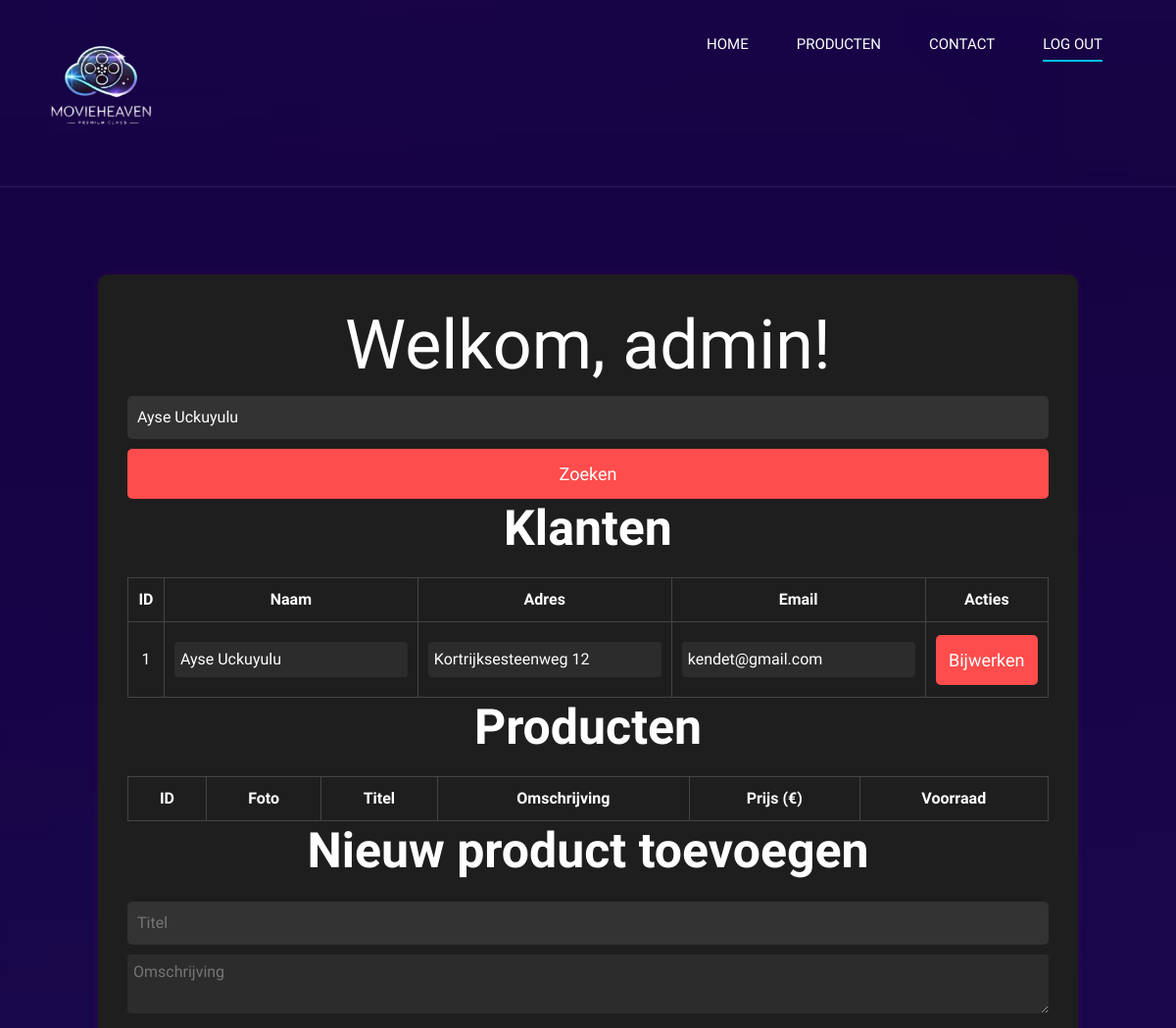
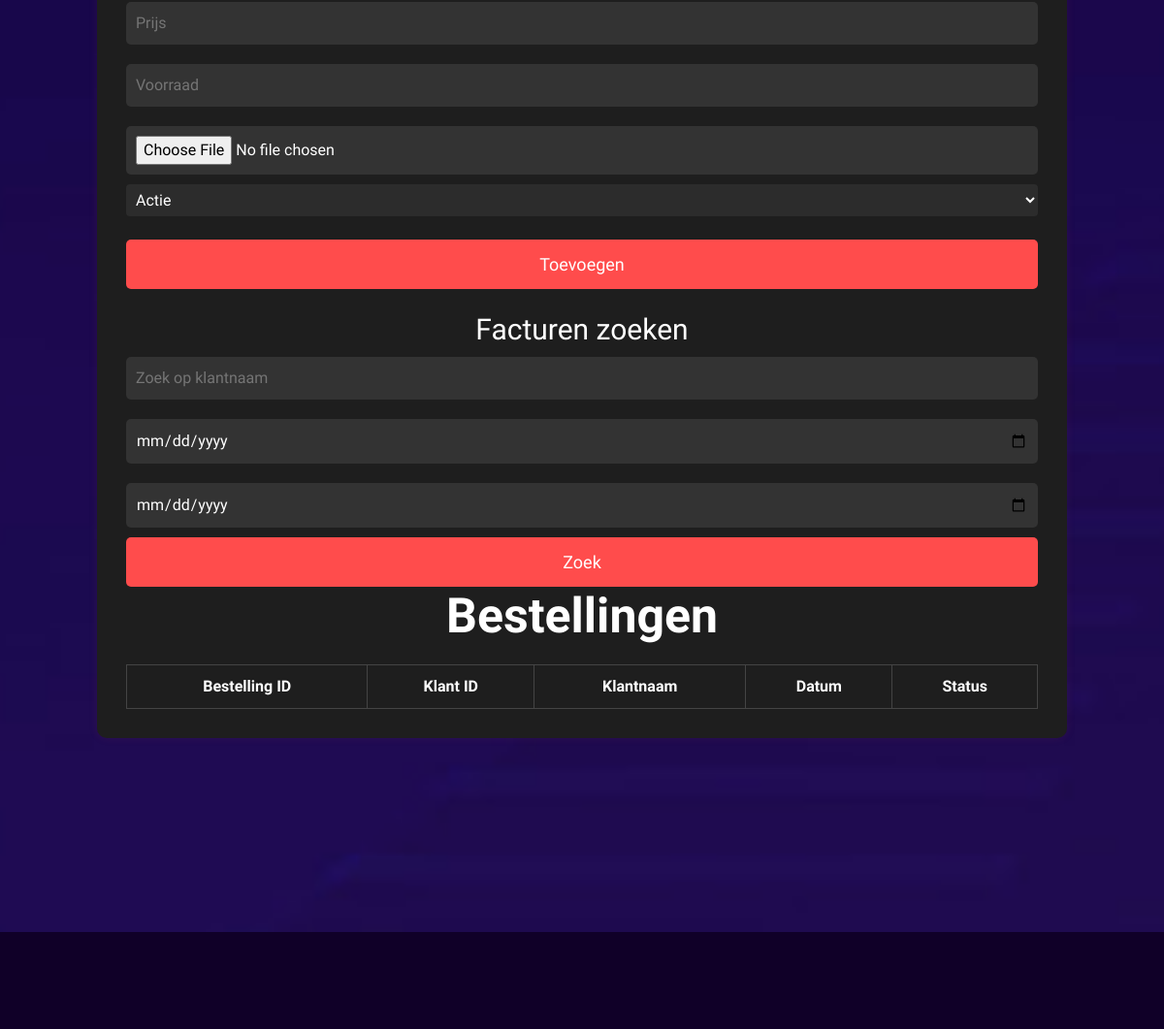
Screenshot of /Jaarproject/adminDashboard.php?zoekterm=Ayse Uckuyulu with the database file from the repository (2 pictures, top to bottom).
### tables this page shows
CREATE TABLE `tblklanten` (
  `klantid` int(11) NOT NULL,
  `naam` varchar(255) NOT NULL,
  `adres` varchar(255) NOT NULL,
  `postcodeid` int(11) DEFAULT NULL,
  `email` varchar(255) NOT NULL,
  `wachtwoord` varchar(255) NOT NULL
);

### Jaarproject/adminDashboard.php (the view, shortened to what this page needs)
<?php
require_once 'dbconnect.php';
$zoekterm = $_GET['zoekterm'] ?? '';
   $van = $_GET['van'] ?? '';
$tot = $_GET['tot'] ?? '';
if ($zoekterm  || ($van && $tot)) {
    $zoekterm_wild = "%$zoekterm%";
    $stmt = $mysqli->prepare("SELECT klantid, naam, adres, email FROM tblklanten WHERE naam LIKE ? OR email LIKE ?");
    $stmt->bind_param("ss", $zoekterm_wild, $zoekterm_wild);
    $stmt->execute();
    $klanten = $stmt->get_result()->fetch_all(MYSQLI_ASSOC);
}
$categories = [];
$sql = "SELECT categorieid, categorie FROM tblcategorie";
$result = $mysqli->query($sql);
if ($result) {
    while ($row = $result->fetch_assoc()) {
        $categories[$row['categorieid']] = $row['categorie'];
    }
} else {
    die("Fout bij ophalen van categorieën: " . $mysqli->error);
}
?>
<!DOCTYPE html>
<html lang="zxx">
<head>
    <link rel="stylesheet" href="css/bootstrap.min.css" type="text/css">
    <link rel="stylesheet" href="css/font-awesome.min.css" type="text/css">
    <link rel="stylesheet" href="css/elegant-icons.css" type="text/css">
    <link rel="stylesheet" href="css/owl.carousel.min.css" type="text/css">
    <link rel="stylesheet" href="css/magnific-popup.css" type="text/css">
    <link rel="stylesheet" href="css/slicknav.min.css" type="text/css">
    <link rel="stylesheet" href="css/style.css" type="text/css">
</head>
<body>
    <header class="header">
        <div class="container">
            <div class="row">
                <div class="col-lg-2">
                    <div class="header__logo">
                        <a href="./index.html"><img src="img/logo/movieheaven_logo.png" alt="" height="130px" width="140px"></a>
                    </div>
                </div>
                <div class="col-lg-10">
                    <div class="header__nav__option">
                        <nav class="header__nav__menu mobile-menu">
                            <ul>
                                <li><a href="./index.html">Home</a></li>
                                <li><a href="./portfolio.php">Producten</a></li>
                                <li ><a href="./contact.html">Contact</a></li>
                                <li class="active"><a href="./login.php">Log out</a></li>
                            </ul>
                        </nav>
                    </div>
                </div>
            </div>
        </div>
    </header>
    <div class="breadcrumb-option spad set-bg" data-setbg="img/breadcrumb-bg.jpg">
        <div class="container">
            <div class="row">
                <div class="col-lg-12 text-center">
                    <div class="breadcrumb__text">
                    <body>
                    <div class="login-container">
<h1>Welkom, admin!</h1>
    <form method="get">
        <input type="text" name="zoekterm" placeholder="Zoeken..." value="<?= htmlspecialchars($zoekterm) ?>">
        <button type="submit">Zoeken</button>
    </form>
    <h2>Klanten</h2>
    <table>
        <tr><th>ID</th><th>Naam</th><th>Adres</th><th>Email</th><th>Acties</th></tr>
        <?php foreach ($klanten as $klant): ?>
            <tr>
                <form method="post" class="inline">
                    <td><?= $klant['klantid'] ?></td>
                    <td><input type="text" name="naam" value="<?= htmlspecialchars($klant['naam']) ?>"></td>
                    <td><input type="text" name="adres" value="<?= htmlspecialchars($klant['adres']) ?>"></td>
                    <td><input type="email" name="email" value="<?= htmlspecialchars($klant['email']) ?>"></td>
                    <td>
                        <button type="submit" name="update_klant">Bijwerken</button>
                    </td>
                </form>
            </tr>
        <?php endforeach; ?>
    </table>
  <h2>Producten</h2>
    <table>
        <tr><th>ID</th><th>Foto</th><th>Titel</th><th>Omschrijving</th><th>Prijs (€)</th><th>Voorraad</th></tr>
            </table>
            <h2>Nieuw product toevoegen</h2>
        <form method="post" enctype="multipart/form-data">
            <input type="text" name="nieuw_titel" placeholder="Titel" required>
            <textarea name="nieuw_omschrijving" placeholder="Omschrijving" required></textarea>
            <input type="number" step="0.01" name="nieuw_prijs" placeholder="Prijs" required>
            <input type="number" name="nieuw_voorraad" placeholder="Voorraad" required>
            <input type="file" name="nieuw_foto" accept="uploads/*" required>
        <select id="categorieid" name="categorieid" required>
            <?php
            foreach ($categories as $key => $value) {
                echo "<option value='$key'>$value</option>";
            }
            ?>
        </select>
        <br><br>
            <button type="submit" name="nieuw_product_toevoegen">Toevoegen</button>
        </form>
    <br>
     <h3>Facturen zoeken</h3>
    <form method="get">
    <input type="text" name="zoek_klantnaam" placeholder="Zoek op klantnaam" value="<?= htmlspecialchars($_GET['zoek_klantnaam'] ?? '') ?>">
    <input type="date" name="van" value="<?= htmlspecialchars($_GET['van'] ?? '') ?>">
    <input type="date" name="tot" value="<?= htmlspecialchars($_GET['tot'] ?? '') ?>">
    <button type="submit">Zoek</button>
</form>
    <h2>Bestellingen</h2>
    <table>
        <tr><th>Bestelling ID</th><th>Klant ID</th><th>Klantnaam</th><th>Datum</th><th>Status</th></tr>
    </table>
                </div>
                        </div>
                    </div>
                </div>
            </div>
        </div>
    <section class="contact spad">
    </section>
</body>
</html>

### Jaarproject/css/style.css (style rules this page uses)
html, body { height: 100%; font-family: "Josefin Sans", sans-serif; -webkit-font-smoothing: antialiased; }
h1, h2, h3, h4, h5, h6 { margin: 0; color: #ffffff; font-weight: 400; font-family: "Play", sans-serif; }
h1 { font-size: 70px; }
h2 { font-size: 36px; }
h3 { font-size: 30px; }
img { max-width: 100%; }
ul, ol { padding: 0; margin: 0; }
.set-bg { background-repeat: no-repeat; background-size: cover; background-position: top center; }
.spad { padding-top: 100px; padding-bottom: 100px; }
.header { position: absolute; left: 0; top: 0; width: 100%; background: transparent; border-bottom: 1px solid rgba(255, 255, 255, 0.1); z-index: 9; }
.header__logo { padding: 30px 0; }
.header__logo a { display: inline-block; }
.header__nav__option { text-align: right; padding: 28px 0px; }
.header__nav__menu { display: inline-block; margin-right: 45px; }
.header__nav__menu ul li { list-style: none; display: inline-block; margin-right: 45px; position: relative; }
.header__nav__menu ul li.active a:after { -webkit-transform: scale(1); -ms-transform: scale(1); transform: scale(1); }
.header__nav__menu ul li:last-child { margin-right: 0; }
.header__nav__menu ul li a { font-size: 15px; font-family: "Play", sans-serif; color: #ffffff; display: block; text-transform: uppercase; position: relative; padding: 6px 0; }
.header__nav__menu ul li a:after { position: absolute; left: 0; bottom: 0; width: 100%; height: 2px; background: #00bfe7; content: ""; -webkit-transform: scale(0); -ms-transform: scale(0); transform: scale(0); -webkit-transition: all, 0.3s; -o-transition: all, 0.3s; transition: all, 0.3s; }
.breadcrumb-option { padding-top: 180px; }
.breadcrumb__text h2 { color: #ffffff; font-size: 50px; font-weight: 700; margin-bottom: 12px; }
.contact { background: #100028; padding-top: 0; overflow: hidden; }
@media only screen and (min-width: 1200px) { .container { max-width: 1170px; } }

### Jaarproject/adminDashboard.php (style rules this page uses)
body { font-family: 'Josefin Sans', sans-serif; background-color: #121212; color: #fff; margin: 0; padding: 0; }
.login-container { width: 100%; max-width: 1000px; margin: 100px auto; padding: 30px; background: #1e1e1e; border-radius: 10px; box-shadow: 0px 0px 10px rgba(190, 68, 68, 0.1); text-align: center; }
.login-container h2 { margin-bottom: 20px; font-size: 26px; font-weight: bold; border-bottom: none; }
.login-container input { width: 100%; padding: 10px; margin: 10px 0; border: none; border-radius: 5px; font-size: 16px; background: #333; color: #fff; }
.login-container button { width: 100%; padding: 12px; background: #ff4c4c; border: none; border-radius: 5px; font-size: 18px; color: #fff; cursor: pointer; transition: 0.3s ease-in-out; }
input, button { width: 100%; padding: 10px; margin: 10px 0; border: none; border-radius: 5px; font-size: 16px; background: #333; color: #fff; }
button { background-color: #ff4c4c; cursor: pointer; }
table { width: 100%; border-collapse: collapse; margin-top: 20px; background-color: #1e1e1e; }
th, td { padding: 10px; border: 1px solid #444; text-align: center; vertical-align: middle; color: white; }
table input[type="text"], table input[type="email"], table input[type="number"], textarea[name="nieuw_omschrijving"], select[name="categorieid"] { width: 100%; padding: 6px; box-sizing: border-box; border-radius: 4px; border: none; background-color: #2c2c2c; color: white; }
table button { padding: 8px 10px; font-size: 14px; background-color: #ff4c4c; border: none; border-radius: 4px; color: white; cursor: pointer; }

### rows the page displays
tblklanten: klantid "1", naam "Ayse Uckuyulu", adres "Kortrijksesteenweg 12", email "kendet@gmail.com"

### other values shown
form field categorieid "Actie"
